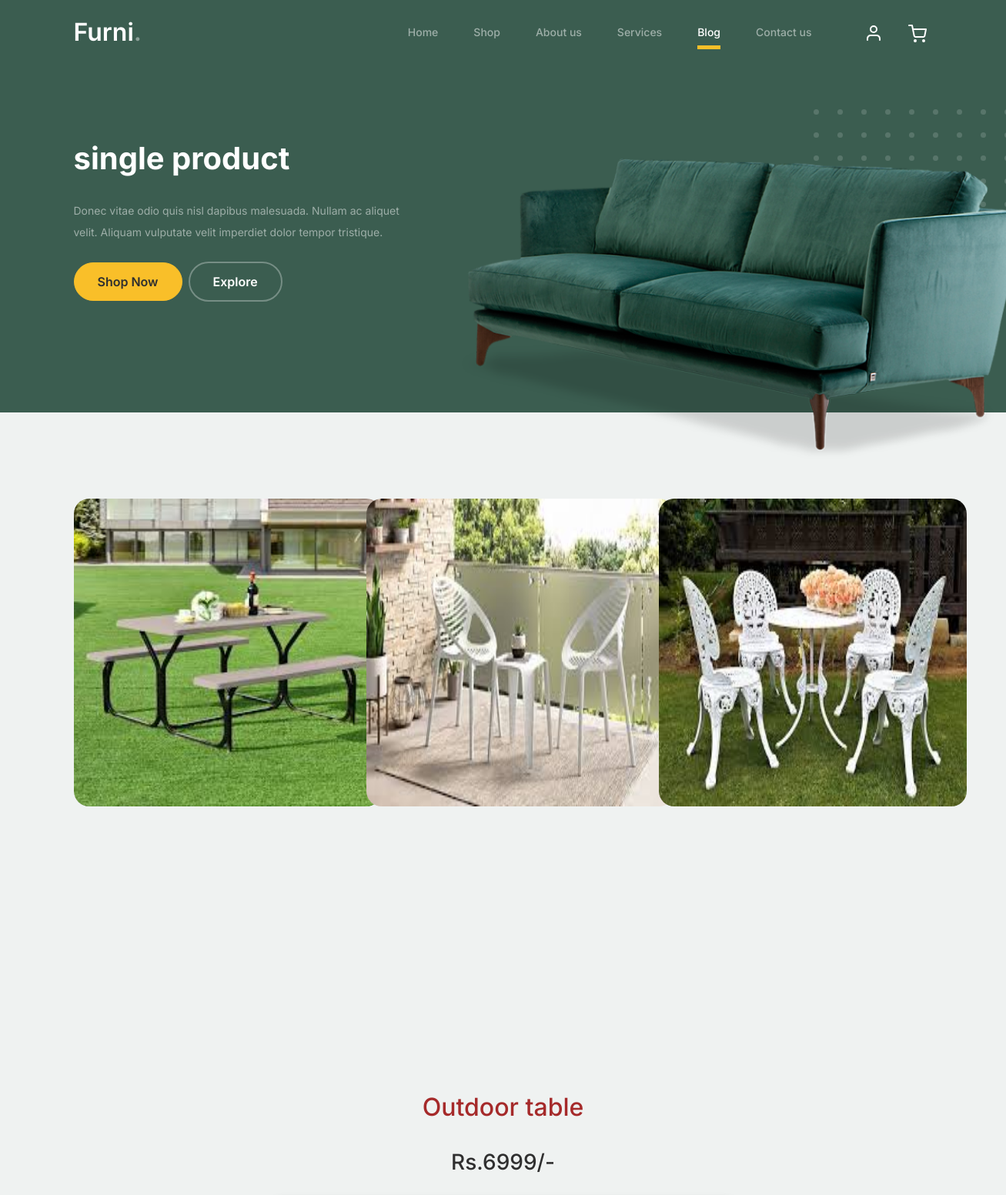
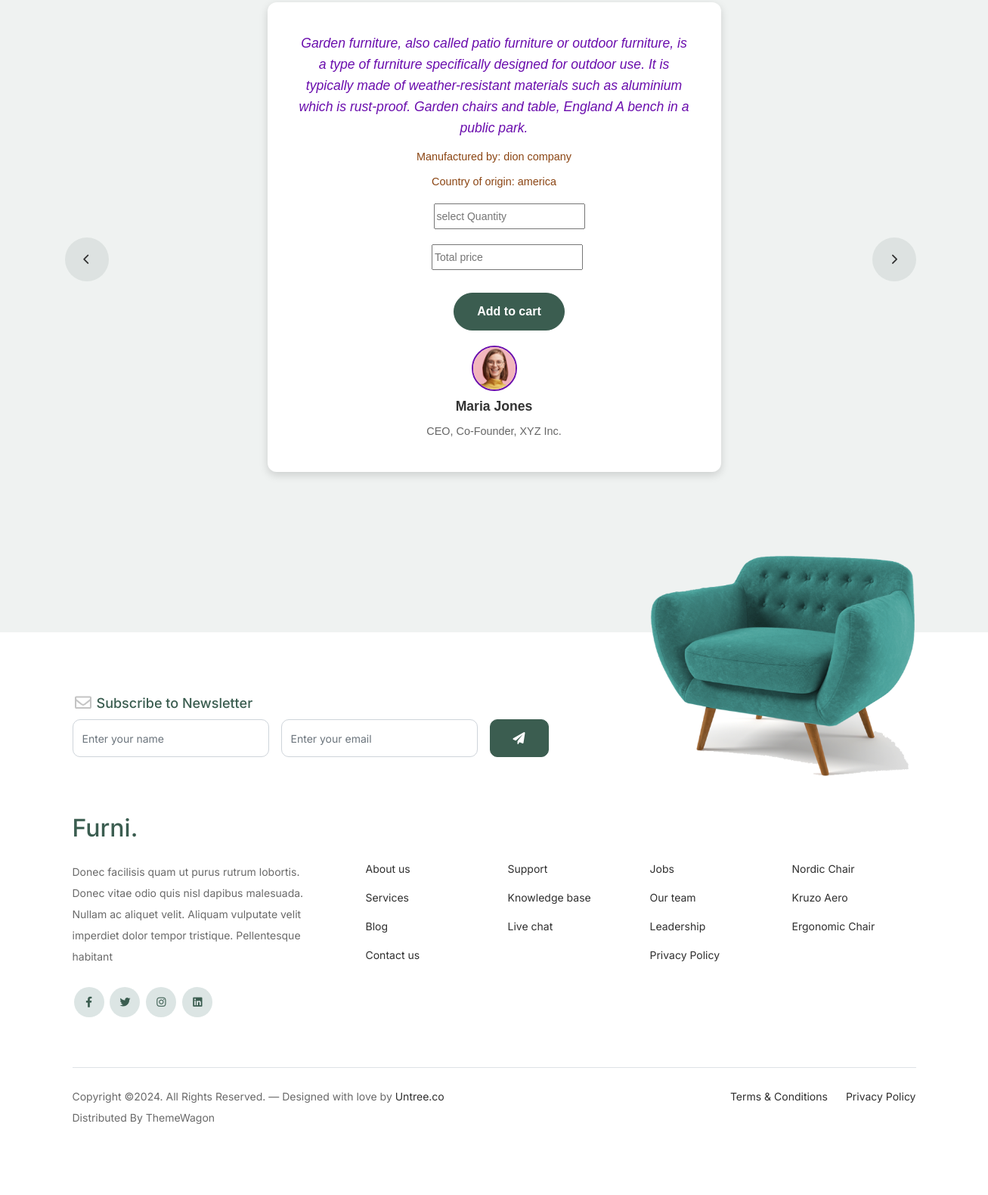
Screenshot of /single_product/20/ with the database file from the repository (2 pictures, top to bottom).
### furapp/models.py (models this page shows)
class Product_Db(models.Model):
    Category=models.CharField(max_length=100,null=True,blank=True)
    Product_name=models.CharField(max_length=100,null=True,blank=True)
    Quantity=models.IntegerField(null=True, blank=True)
    MRP=models.IntegerField(null=True, blank=True)
    Description = models.CharField(max_length=100, null=True, blank=True)
    Country=models.CharField(max_length=100,null=True,blank=True)
    Manufactured=models.CharField(max_length=100,null=True,blank=True)
    Product_Image1 = models.ImageField(upload_to="Product_Images", null=True, blank=True)
    Product_Image2 = models.ImageField(upload_to="Product_Images", null=True, blank=True)
    Product_Image3 = models.ImageField(upload_to="Product_Images", null=True, blank=True)

### webapp/views.py (the view)
# urls.py: path('single_product/<int:pro_id>/',views.single_product,name="single_product"),
def single_product(req,pro_id):
    data=Product_Db.objects.get(id=pro_id)
    return render(req,"single_product.html",{'data':data})

### webapp/templates/single_product.html (shortened to what this page needs)
<!doctype html>
{% load static %}
<html lang="en">
<head>
		<link href="{% static 'web/css/bootstrap.min.css' %}" rel="stylesheet">
		<link href="https://cdnjs.cloudflare.com/ajax/libs/font-awesome/6.0.0-beta3/css/all.min.css" rel="stylesheet">
		<link href="{% static 'web/css/tiny-slider.css' %}" rel="stylesheet">
		<link href="{% static 'web/css/style.css' %}" rel="stylesheet">
	</head>
	<body>
		<nav class="custom-navbar navbar navbar navbar-expand-md navbar-dark bg-dark" arial-label="Furni navigation bar">
			<div class="container">
				<a class="navbar-brand" href="index.html">Furni<span>.</span></a>
				<div class="collapse navbar-collapse" id="navbarsFurni">
					<ul class="custom-navbar-nav navbar-nav ms-auto mb-2 mb-md-0">
						<li class="nav-item">
							<a class="nav-link" href="index.html">Home</a>
						</li>
						<li><a class="nav-link" href="shop.html">Shop</a></li>
						<li><a class="nav-link" href="about.html">About us</a></li>
						<li><a class="nav-link" href="services.html">Services</a></li>
						<li class="active"><a class="nav-link" href="blog.html">Blog</a></li>
						<li><a class="nav-link" href="contact.html">Contact us</a></li>
					</ul>
					<ul class="custom-navbar-cta navbar-nav mb-2 mb-md-0 ms-5">
						<li><a class="nav-link" href="#"><img src="{% static 'web/images/user.svg' %}"></a></li>
						<li><a class="nav-link" href="cart.html"><img src="{% static 'web/images/cart.svg' %}"></a></li>
					</ul>
				</div>
			</div>
		</nav>
			<div class="hero">
				<div class="container">
					<div class="row justify-content-between">
						<div class="col-lg-5">
							<div class="intro-excerpt">
								<h1>single product</h1>
								<p class="mb-4">Donec vitae odio quis nisl dapibus malesuada. Nullam ac aliquet velit. Aliquam vulputate velit imperdiet dolor tempor tristique.</p>
								<p><a href="" class="btn btn-secondary me-2">Shop Now</a><a href="#" class="btn btn-white-outline">Explore</a></p>
							</div>
						</div>
						<div class="col-lg-7">
							<div class="hero-img-wrap">
								<img src="{% static 'web/images/couch.png' %}" class="img-fluid">
							</div>
						</div>
					</div>
				</div>
			</div>
		<div class="blog-section">
			<div class="container">
				<div class="row">
					<div class="col-12 col-sm-6 col-md-4 mb-5">
						<div class="post-entry">
							<a href="#" class="post-thumbnail"><img src="{{data.Product_Image1.url}}" alt="Image" width="400px" height="400px"></a>
						</div>
					</div>
					<div class="col-12 col-sm-6 col-md-4 mb-5">
						<div class="post-entry">
							<a href="#" class="post-thumbnail"><img src="{{data.Product_Image2.url}}" alt="Image" width="400px" height="400px"></a>
						</div>
					</div>
					<div class="col-12 col-sm-6 col-md-4 mb-5">
						<div class="post-entry">
							<a href="#" class="post-thumbnail"><img src="{{data.Product_Image3.url}}" alt="Image" width="400px" height="400px"></a>
						</div>
					</div>
				</div>
			</div>
		</div>
		<div class="testimonial-section before-footer-section">
			<div class="container">
				<div class="row">
					<div class="col-lg-7 mx-auto text-center">
						<h2 style="color:brown;" class="section-title">{{data.Product_name}}</h2><br>
						<h3 class="section-title">Rs.{{data.MRP}}/-</h3>
					</div>
				</div>
				<div class="row justify-content-center">
					<div class="col-lg-12">
						<div class="testimonial-slider-wrap text-center">
							<div id="testimonial-nav">
								<span class="prev" data-controls="prev"><span class="fa fa-chevron-left"></span></span>
								<span class="next" data-controls="next"><span class="fa fa-chevron-right"></span></span>
							</div>
						<div style="max-width: 600px; margin: 20px auto; border-radius: 12px; box-shadow: 0px 4px 12px rgba(0, 0, 0, 0.15); padding: 20px; background-color: #ffffff; font-family: Arial, sans-serif; text-align: center;">
  <div class="testimonial-block" style="padding: 20px;">
    <blockquote style="margin-bottom: 20px;">
      <p style="color: #6A0DAD; font-size: 1.1rem; font-style: italic; margin-bottom: 10px;">{{data.Description}}</p>
      <p style="color: #8B4513; font-size: 0.9rem; margin-bottom: 5px;">Manufactured by: {{data.Manufactured}}</p>
      <p style="color: #8B4513; font-size: 0.9rem; margin-bottom: 5px;">Country of origin: {{data.Country}}</p>
		  <form  method="POST" action="{% url 'save_cart' %}" >
								<div>
									<input type="number" name="quan" id="quantity" placeholder="select Quantity" min="1" max="1000" style="margin-left:40px; width:200px;margin-top:10px;">
								</div>
			                    <div>
									<input type="text" name="total" placeholder="Total price" style="margin-left:35px; width:200px;margin-top:20px;" id="total">
								</div>
								<div>
									<button  class="btn btn-primary" type="submit" style="margin-left:40px;margin-top:30px; "> Add to cart</button>
								</div>
							</form>
    </blockquote>
    <div class="author-info" style="display: flex; align-items: center; justify-content: center; flex-direction: column;">
      <div class="author-pic" style="margin-bottom: 10px;">
        <img src="{% static 'web/images/person-1.png' %}" alt="Maria Jones" style="width: 60px; height: 60px; border-radius: 50%; border: 2px solid #6A0DAD;">
      </div>
      <h3 style="font-weight: bold; font-size: 1.1rem; color: #333;">Maria Jones</h3>
      <span style="font-size: 0.9rem; color: #666;">CEO, Co-Founder, XYZ Inc.</span>
    </div>
  </div>
</div>
						</div>
					</div>
				</div>
			</div>
		</div>
		<footer class="footer-section">
			<div class="container relative">
				<div class="sofa-img">
					<img src="{% static 'web/images/sofa.png' %}" alt="Image" class="img-fluid">
				</div>
				<div class="row">
					<div class="col-lg-8">
						<div class="subscription-form">
							<h3 class="d-flex align-items-center"><span class="me-1"><img src="{% static 'web/images/envelope-outline.svg' %}" alt="Image" class="img-fluid"></span><span>Subscribe to Newsletter</span></h3>
							<form action="#" class="row g-3">
								<div class="col-auto">
									<input type="text" class="form-control" placeholder="Enter your name">
								</div>
								<div class="col-auto">
									<input type="email" class="form-control" placeholder="Enter your email">
								</div>
								<div class="col-auto">
									<button class="btn btn-primary">
										<span class="fa fa-paper-plane"></span>
									</button>
								</div>
							</form>
						</div>
					</div>
				</div>
				<div class="row g-5 mb-5">
					<div class="col-lg-4">
						<div class="mb-4 footer-logo-wrap"><a href="#" class="footer-logo">Furni<span>.</span></a></div>
						<p class="mb-4">Donec facilisis quam ut purus rutrum lobortis. Donec vitae odio quis nisl dapibus malesuada. Nullam ac aliquet velit. Aliquam vulputate velit imperdiet dolor tempor tristique. Pellentesque habitant</p>
						<ul class="list-unstyled custom-social">
							<li><a href="#"><span class="fa fa-brands fa-facebook-f"></span></a></li>
							<li><a href="#"><span class="fa fa-brands fa-twitter"></span></a></li>
							<li><a href="#"><span class="fa fa-brands fa-instagram"></span></a></li>
							<li><a href="#"><span class="fa fa-brands fa-linkedin"></span></a></li>
						</ul>
					</div>
					<div class="col-lg-8">
						<div class="row links-wrap">
							<div class="col-6 col-sm-6 col-md-3">
								<ul class="list-unstyled">
									<li><a href="#">About us</a></li>
									<li><a href="#">Services</a></li>
									<li><a href="#">Blog</a></li>
									<li><a href="#">Contact us</a></li>
								</ul>
							</div>
							<div class="col-6 col-sm-6 col-md-3">
								<ul class="list-unstyled">
									<li><a href="#">Support</a></li>
									<li><a href="#">Knowledge base</a></li>
									<li><a href="#">Live chat</a></li>
								</ul>
							</div>
							<div class="col-6 col-sm-6 col-md-3">
								<ul class="list-unstyled">
									<li><a href="#">Jobs</a></li>
									<li><a href="#">Our team</a></li>
									<li><a href="#">Leadership</a></li>
									<li><a href="#">Privacy Policy</a></li>
								</ul>
							</div>
							<div class="col-6 col-sm-6 col-md-3">
								<ul class="list-unstyled">
									<li><a href="#">Nordic Chair</a></li>
									<li><a href="#">Kruzo Aero</a></li>
									<li><a href="#">Ergonomic Chair</a></li>
								</ul>
							</div>
						</div>
					</div>
				</div>
				<div class="border-top copyright">
					<div class="row pt-4">
						<div class="col-lg-6">
							<p class="mb-2 text-center text-lg-start">Copyright &copy;. All Rights Reserved. &mdash; Designed with love by <a href="https://untree.co">Untree.co</a> Distributed By <a hreff="https://themewagon.com">ThemeWagon</a>
            </p>
						</div>
						<div class="col-lg-6 text-center text-lg-end">
							<ul class="list-unstyled d-inline-flex ms-auto">
								<li class="me-4"><a href="#">Terms &amp; Conditions</a></li>
								<li><a href="#">Privacy Policy</a></li>
							</ul>
						</div>
					</div>
				</div>
			</div>
		</footer>
	</body>
</html>

### rows the page displays
Product_Db: Product_Image1 (picture), Product_Image2 (picture), Product_Image3 (picture), Product_name "Outdoor table", MRP "6999", Description "Garden furniture, also called patio furniture or outdoor furniture, is a type of furniture specifically designed for outdoor use. It is typically made of weather-resistant materials such as aluminium which is rust-proof. Garden chairs and table, England A bench in a public park.", Manufactured "dion company", Country "america"
